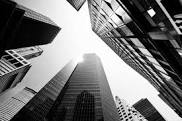
#> input picture example.jpeg, 182 x 121 px
$ jupyter execute --allow-errors generate.ipynb   (older library calls are emulated)
#> lines starting #> are read from the running program, lines starting #| are printed output that depends on the picture
### genetic_drawing.py
import cv2
import numpy as np
import time
import matplotlib.pyplot as plt
import string
import random
from IPython.display import clear_output

class GeneticDrawing:
    def __init__(self, img_path, seed=0, brushesRange=[[0.1, 0.3], [0.3, 0.7]]):
#> called with img_path = 'example.jpeg', seed = 1.8e+09
        self.original_img = cv2.imread(img_path)
#> self.original_img is the input picture: shape (121, 182, 3); min 0, max 255, mean 118
        self.img_grey = cv2.cvtColor(self.original_img,cv2.COLOR_BGR2GRAY)
        self.img_grads = self._imgGradient(self.img_grey)
        self.myDNA = None
        self.seed = seed
        self.brushesRange = brushesRange
        self.sampling_mask = None


        self.imgBuffer = [np.zeros((self.img_grey.shape[0], self.img_grey.shape[1]), np.uint8)]

    def generate(self, stages=10, generations=100, brushstrokesCount=10, show_progress_imgs=True):
        for s in range(stages):

            if self.sampling_mask is not None:
                sampling_mask = self.sampling_mask
            else:
                sampling_mask = self.create_sampling_mask(s, stages)
            self.myDNA = DNA(self.img_grey.shape,
                             self.img_grads,
                             self.calcBrushRange(s, stages),
                             canvas=self.imgBuffer[-1],
                             sampling_mask=sampling_mask)
            self.myDNA.initRandom(self.img_grey, brushstrokesCount, self.seed + time.time() + s)

            for g in range(generations):
                self.myDNA.evolveDNASeq(self.img_grey, self.seed + time.time() + g)
                clear_output(wait=True)
                print("Stage ", s+1, ". Generation ", g+1, "/", generations)
                if show_progress_imgs is True:

                    plt.imshow(self.myDNA.get_cached_image(), cmap='gray')
                    plt.show()
            self.imgBuffer.append(self.myDNA.get_cached_image())
        return self.myDNA.get_cached_image()

    def calcBrushRange(self, stage, total_stages):
        return [self._calcBrushSize(self.brushesRange[0], stage, total_stages), self._calcBrushSize(self.brushesRange[1], stage, total_stages)]

    def set_brush_range(self, ranges):
        self.brushesRange = ranges

    def set_sampling_mask(self, img_path):
        self.sampling_mask = cv2.cvtColor(cv2.imread(img_path),cv2.COLOR_BGR2GRAY)

    def create_sampling_mask(self, s, stages):
        percent = 0.2
        start_stage = int(stages*percent)
        sampling_mask = None
        if s >= start_stage:
            t = (1.0 - (s-start_stage)/max(stages-start_stage-1,1)) * 0.25 + 0.005
            sampling_mask = self.calc_sampling_mask(t)
        return sampling_mask


    def _imgGradient(self, img):

        img = np.float32(img) / 255.0

        gx = cv2.Sobel(img, cv2.CV_32F, 1, 0, ksize=1)
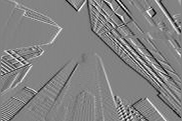
#> gx: shape (121, 182) float32; min -0.996, max 0.949, mean -0.000142; drawn with min black and max white
        gy = cv2.Sobel(img, cv2.CV_32F, 0, 1, ksize=1)
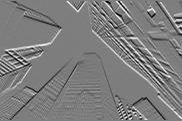
#> gy: shape (121, 182) float32; min -0.98, max 1, mean -0.00312; drawn with min black and max white

        mag, angle = cv2.cartToPolar(gx, gy, angleInDegrees=True)
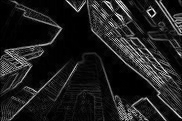
#> mag: shape (121, 182) float32; min 0, max 1.38, mean 0.168; drawn with min black and max white
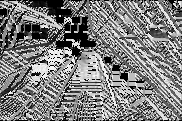
#> angle: shape (121, 182) float32; min 0, max 359.7, mean 178.6; drawn with min black and max white

        mag /= np.max(mag)

        mag = np.power(mag, 0.3)
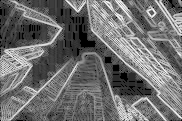
#> mag: shape (121, 182) float32; min 0, max 1, mean 0.435
        return mag, angle

    # [14 lines left out: function calc_sampling_mask, not called in this run]


    def _calcBrushSize(self, brange, stage, total_stages):
        bmin = brange[0]
        bmax = brange[1]
        t = stage/max(total_stages-1, 1)
        return (bmax-bmin)*(-t*t+1)+bmin


def util_sample_from_img(img):

    pos = np.indices(dimensions=img.shape)
    pos = pos.reshape(2, pos.shape[1]*pos.shape[2])
    img_flat = np.clip(img.flatten() / img.flatten().sum(), 0.0, 1.0)
    return pos[:, np.random.choice(np.arange(pos.shape[1]), 1, p=img_flat)]

class DNA:

    def __init__(self, bound, img_gradient, brushstrokes_range, canvas=None, sampling_mask=None):
        self.DNASeq = []
        self.bound = bound


        self.minSize = brushstrokes_range[0]
        self.maxSize = brushstrokes_range[1]
        self.maxBrushNumber = 4
        self.brushSide = 300
        self.padding = int(self.brushSide*self.maxSize / 2 + 5)

        self.canvas = canvas


        self.imgMag = img_gradient[0]
        self.imgAngles = img_gradient[1]


        self.brushes = self.preload_brushes('/Users/siddharth/Code/Python/MachineDrawing/brushes/', self.maxBrushNumber)
        self.sampling_mask = sampling_mask


        self.cached_image = None
        self.cached_error = None

    def preload_brushes(self, path, maxBrushNumber):
        imgs = []
        for i in range(1,maxBrushNumber+1):
            imgs.append(cv2.imread(path + 'brush' + str(i) +'.jpeg'))
        return imgs

    def gen_new_positions(self):
        if self.sampling_mask is not None:
            pos = util_sample_from_img(self.sampling_mask)
            posY = pos[0][0]
            posX = pos[1][0]
        else:
            posY = int(random.randrange(0, self.bound[0]))
            posX = int(random.randrange(0, self.bound[1]))
        return [posY, posX]

    def initRandom(self, target_image, count, seed):

        for i in range(count):

            color = random.randrange(0, 255)

            random.seed(seed-i+4)
            size = random.random()*(self.maxSize-self.minSize) + self.minSize

            posY, posX = self.gen_new_positions()

            random.seed(seed*i/4.0-5)
            localMag = self.imgMag[posY][posX]
            localAngle = self.imgAngles[posY][posX] + 90
            rotation = random.randrange(-180, 180)*(1-localMag) + localAngle

            brushNumber = random.randrange(1, self.maxBrushNumber)

            self.DNASeq.append([color, posY, posX, size, rotation, brushNumber])

        self.cached_error, self_cached_image = self.calcTotalError(target_image)

    def get_cached_image(self):
        return self.cached_image

    def calcTotalError(self, inImg):
        return self.__calcError(self.DNASeq, inImg)

    def __calcError(self, DNASeq, inImg):

        myImg = self.drawAll(DNASeq)


        diff1 = cv2.subtract(inImg, myImg)
        diff2 = cv2.subtract(myImg,inImg)
        totalDiff = cv2.add(diff1, diff2)
        totalDiff = np.sum(totalDiff)
        return (totalDiff, myImg)

    def draw(self):
        myImg = self.drawAll(self.DNASeq)
        return myImg

    def drawAll(self, DNASeq):

        if self.canvas is None:
            inImg = np.zeros((self.bound[0], self.bound[1]), np.uint8)
        else:
            inImg = np.copy(self.canvas)

        p = self.padding
        inImg = cv2.copyMakeBorder(inImg, p,p,p,p,cv2.BORDER_CONSTANT,value=[0,0,0])

        for i in range(len(DNASeq)):
            inImg = self.__drawDNA(DNASeq[i], inImg)

        y = inImg.shape[0]
        x = inImg.shape[1]
        return inImg[p:(y-p), p:(x-p)]

    def __drawDNA(self, DNA, inImg):

        color = DNA[0]
        posX = int(DNA[2]) + self.padding
        posY = int(DNA[1]) + self.padding
        size = DNA[3]
        rotation = DNA[4]
        brushNumber = int(DNA[5])


        brushImg = self.brushes[brushNumber]

        brushImg = cv2.resize(brushImg,None,fx=size, fy=size, interpolation = cv2.INTER_CUBIC)

        brushImg = self.__rotateImg(brushImg, rotation)

        brushImg = cv2.cvtColor(brushImg,cv2.COLOR_BGR2GRAY)
        rows, cols = brushImg.shape


        myClr = np.copy(brushImg)
        myClr[:, :] = color


        inImg_rows, inImg_cols = inImg.shape
        y_min = int(posY - rows/2)
        y_max = int(posY + (rows - rows/2))
        x_min = int(posX - cols/2)
        x_max = int(posX + (cols - cols/2))


        foreground = myClr[0:rows, 0:cols].astype(float)
        background = inImg[y_min:y_max,x_min:x_max].astype(float)

        alpha = brushImg.astype(float)/255.0


        try:

            foreground = cv2.multiply(alpha, foreground)


            background = cv2.multiply(np.clip((1.0 - alpha), 0.0, 1.0), background)

            outImage = (np.clip(cv2.add(foreground, background), 0.0, 255.0)).astype(np.uint8)

            inImg[y_min:y_max, x_min:x_max] = outImage
        except:
            print('------ \n', 'in image ',inImg.shape)
            print('pivot: ', posY, posX)
            print('brush size: ', self.brushSide)
            print('brush shape: ', brushImg.shape)
            print(" Y range: ", rangeY, 'X range: ', rangeX)
            print('bg coord: ', posY, posY+rangeY, posX, posX+rangeX)
            print('fg: ', foreground.shape)
            print('bg: ', background.shape)
            print('alpha: ', alpha.shape)

        return inImg


    # [54 lines left out: functions __rotateImg, __evolveDNA, not called in this run]

    def evolveDNASeq(self, inImg, seed):
        for i in range(len(self.DNASeq)):
            self.__evolveDNA(i, inImg, seed)

### generate.ipynb
[cell 1]
import cv2
import os
import time
from IPython.display import clear_output
from genetic_drawing import *

[cell 2]
gen = GeneticDrawing('example.jpeg', seed=time.time())
#> (the rest of this cell did not finish here and is left out)

#> the loop in generate, `for s in range(stages): ` made 1 pass
#> after the loop in generate, `for s in range(stages):`: self.imgBuffer = 1 item

[cell 3]
gen.sampling_mask = cv2.cvtColor(cv2.imread("mask.jpeg"), cv2.COLOR_BGR2GRAY)
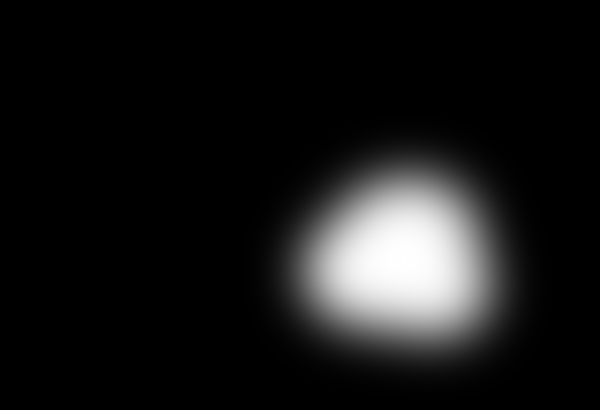
#> input picture mask.jpeg, 600 x 410 px
#> gen.sampling_mask: shape (410, 600); min 0, max 255, mean 23.2
gen.brushesRange = [[0.05, 0.1], [0.1, 0.2]]
#> (the rest of this cell did not finish here and is left out)

#> the loop in generate, `for s in range(stages): ` made 1 pass

[cell 4]
if not os.path.exists('out'):
    os.mkdir("out")
for i in range(len(gen.imgBuffer)):
    cv2.imwrite(os.path.join("out", f"{i:06d}.png"), gen.imgBuffer[i])
#> this loop made 1 pass
